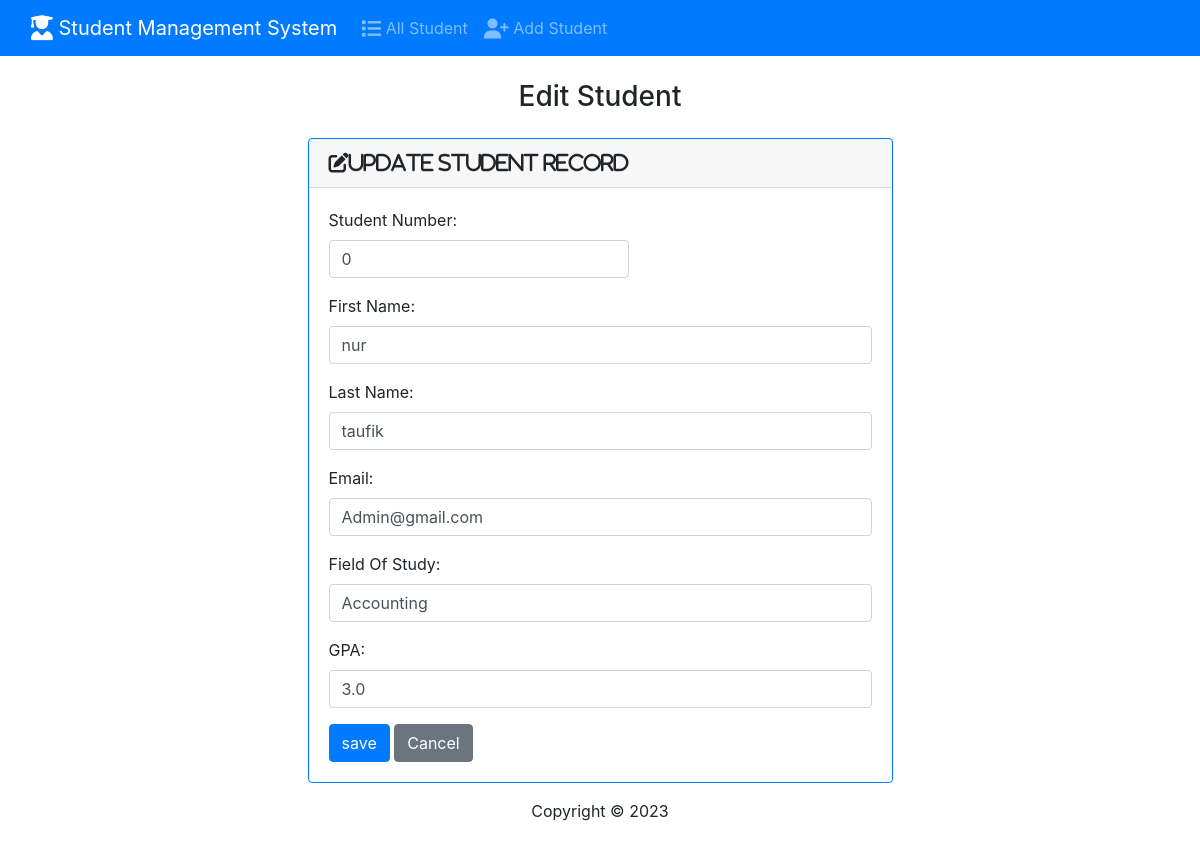
Screenshot of /edit/1 with the database file from the repository.
### student/models.py (models this page shows, shortened)
class Student(models.Model):
    student_number=models.PositiveIntegerField()
    first_name=models.CharField(max_length=100)
    last_name=models.CharField(max_length=100)
    email=models.EmailField()
    field_of_study=models.CharField(max_length=50)
    gpa=models.FloatField()

### student/views.py (the view)
# urls.py: path('edit/<int:id>',views.edit,name='edit'),
def edit(request,id):
    if request.method=='POST':
        student=Student.objects.get(pk=id)
        form=StudentForm(request.POST,instance=student)
        if form.is_valid():
            form.save()
            context={
                'form':form,
                'id':id,
                'success':True
            }
            return render(request,'student/edit.html',context)
    else:
        student=Student.objects.get(pk=id)
        form= StudentForm(instance=student)
        context={
                'form':form,
            }
    return render(request,'student/edit.html',context)

### student/forms.py
class StudentForm(forms.ModelForm):
    class Meta:
        model= Student
        fields = ['student_number','first_name','last_name','email','field_of_study','gpa']
        labels ={
            'student_number':'Student Number',
            'first_name':'First Name',
            'last_name':'Last Name',
            'email':'Email',
            'field_of_study':'Field Of Study',
            'gpa':'GPA'
        }
        widgets={
            'student_number':forms.NumberInput(attrs={'class':'form-control','style': 'width: 300px;'}),
            'first_name':forms.TextInput(attrs={'class':'form-control'}),
            'last_name':forms.TextInput(attrs={'class': 'form-control'}),
            'email':forms.EmailInput(attrs={'class':'form-control'}),
            'field_of_study':forms.TextInput(attrs={'class':'form-control'}),
            'gpa':forms.NumberInput(attrs={'class':'form-control'})
        }

### student/templates/student/edit.html (shortened to what this page needs)
{% extends 'student/base.html' %}
{%block content%}
    <h3 class="text-center m-4">
        Edit Student
    </h3>
    {% if success %}
        <div class="alert alert-success" role="alert">
            The new student edit successfuly.
            <a href="{% url 'index' %}" class="alert-link">Go to Home Page.</a>
        </div>
    {% else %}
        <div class="row justify-content-center">
            <div class="col-6">
                <div class="card border-primary mb-3">
                    <div class="card-header">
                        <i class="fa-solid fa-pen-to-square fa-lg">Update Student Record</i>
                    </div>
                    <div class="card-body">
                    <form action="" method="post" encytpe="multipart/form-data">
                        {{form.as_p}}
                        <input type="submit" class="btn btn-primary" value="save">
                        <a href="{% url 'index' %}" class="btn btn-secondary">Cancel</a>
                    </form>
                    </div>
                </div>
            </div>
        </div>
    {% endif %}
{%endblock%}

### rows the page displays
Student: student_number "0", first_name "nur", last_name "taufik", email "Admin@gmail.com", field_of_study "Accounting", gpa "3.0"
